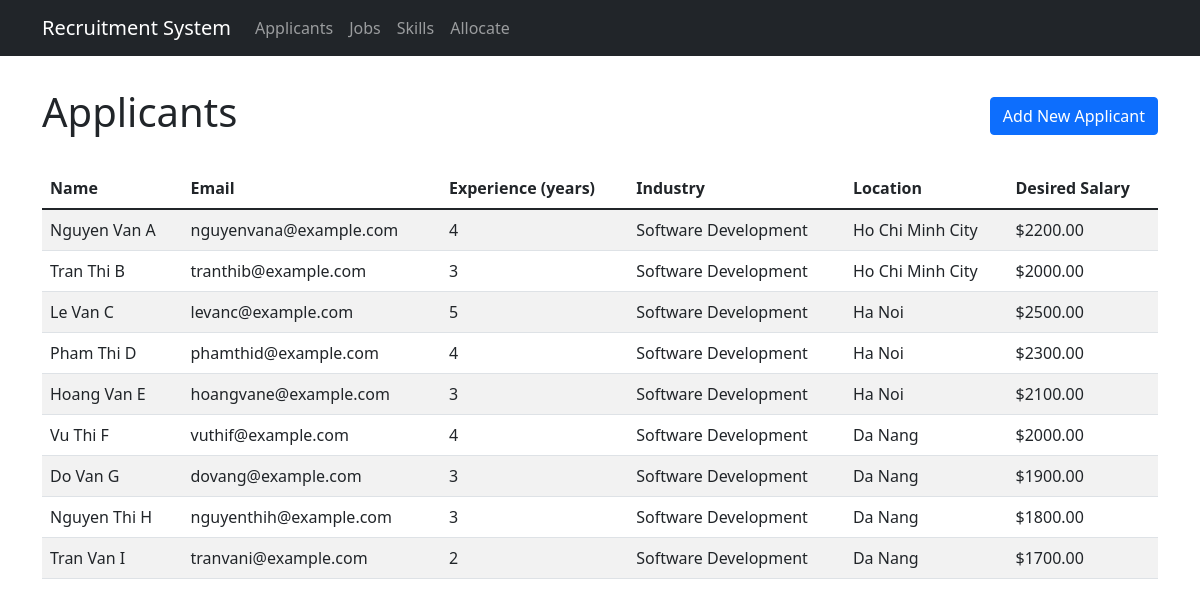
The app's page /applicants with its own data.
### tables this page shows
CREATE TABLE applicants (
        id INTEGER PRIMARY KEY AUTOINCREMENT,
        name TEXT NOT NULL,
        email TEXT NOT NULL,
        experience INTEGER NOT NULL,
        industry TEXT NOT NULL,
        location TEXT NOT NULL,
        desired_salary INTEGER NOT NULL,
        created_at TIMESTAMP DEFAULT CURRENT_TIMESTAMP
    );

### app.py (the view)
@app.route('/applicants')
def applicants():
    conn = get_db_connection()
    applicants = conn.execute('SELECT * FROM applicants').fetchall()
    conn.close()
    return render_template('applicants.html', applicants=applicants)

### app.py (called while the page is built)
def get_db_connection():
    conn = sqlite3.connect(DATABASE)
    conn.row_factory = sqlite3.Row
    return conn

### templates/applicants.html (shortened to what this page needs)
{% extends "base.html" %}
{% block content %}
<div class="d-flex justify-content-between align-items-center mb-4">
    <h1>Applicants</h1>
    <a href="{{ url_for('add_applicant') }}" class="btn btn-primary">Add New Applicant</a>
</div>
<div class="table-responsive">
    <table class="table table-striped">
        <thead>
            <tr>
                <th>Name</th>
                <th>Email</th>
                <th>Experience (years)</th>
                <th>Industry</th>
                <th>Location</th>
                <th>Desired Salary</th>
            </tr>
        </thead>
        <tbody>
            {% for applicant in applicants %}
            <tr class="applicant-row" data-applicant-id="{{ applicant['id'] }}" style="cursor: pointer;">
                <td>{{ applicant['name'] }}</td>
                <td>{{ applicant['email'] }}</td>
                <td>{{ applicant['experience'] }}</td>
                <td>{{ applicant['industry'] }}</td>
                <td>{{ applicant['location'] }}</td>
                <td>${{ "%.2f"|format(applicant['desired_salary']) }}</td>
            </tr>
            {% endfor %}
        </tbody>
    </table>
</div>
{% endblock %}

### records on screen
applicants: name "Nguyen Van A", email "nguyenvana@example.com", experience "4", industry "Software Development", location "Ho Chi Minh City", desired_salary "2200.00"
applicants: name "Tran Thi B", email "tranthib@example.com", experience "3", industry "Software Development", location "Ho Chi Minh City", desired_salary "2000.00"
applicants: name "Le Van C", email "levanc@example.com", experience "5", industry "Software Development", location "Ha Noi", desired_salary "2500.00"
applicants: name "Pham Thi D", email "phamthid@example.com", experience "4", industry "Software Development", location "Ha Noi", desired_salary "2300.00"
applicants: name "Hoang Van E", email "hoangvane@example.com", experience "3", industry "Software Development", location "Ha Noi", desired_salary "2100.00"
applicants: name "Vu Thi F", email "vuthif@example.com", experience "4", industry "Software Development", location "Da Nang", desired_salary "2000.00"
applicants: name "Do Van G", email "dovang@example.com", experience "3", industry "Software Development", location "Da Nang", desired_salary "1900.00"
applicants: name "Nguyen Thi H", email "nguyenthih@example.com", experience "3", industry "Software Development", location "Da Nang", desired_salary "1800.00"
applicants: name "Tran Van I", email "tranvani@example.com", experience "2", industry "Software Development", location "Da Nang", desired_salary "1700.00"
